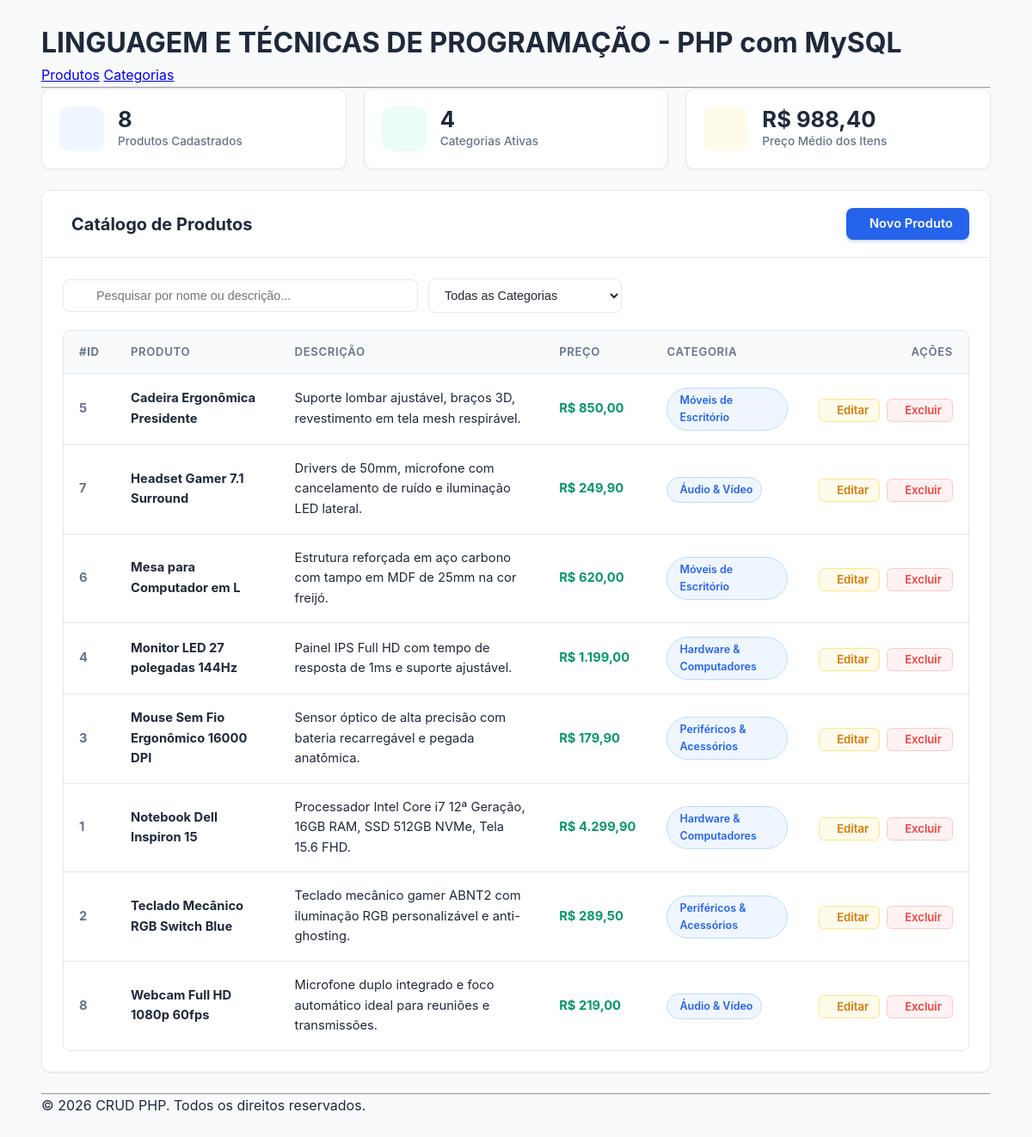
The app's page /public/index.php, older data.
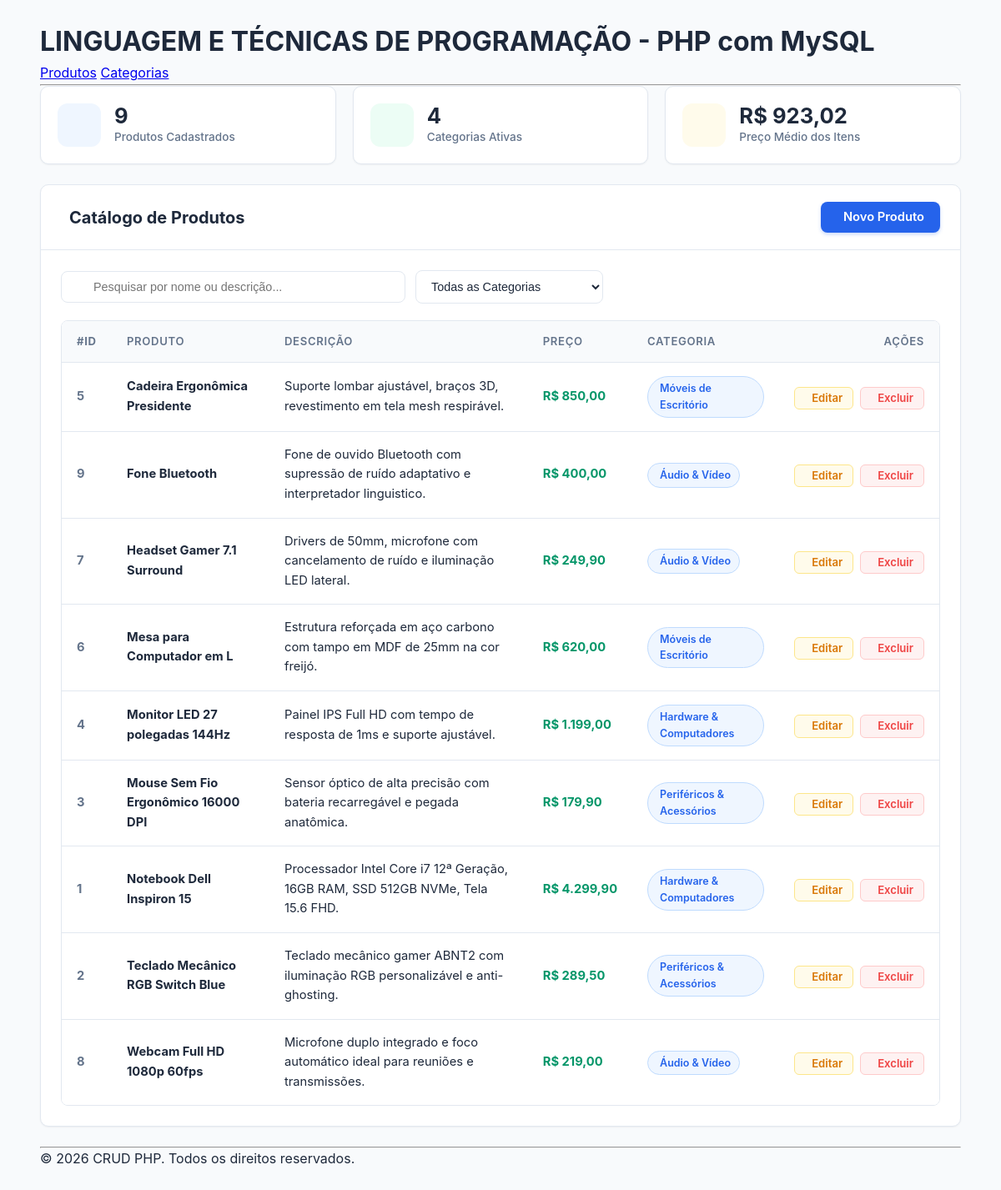
The same page, newer data.
### tables this page shows
CREATE TABLE IF NOT EXISTS produtos (
    id INT AUTO_INCREMENT PRIMARY KEY,
    nome VARCHAR(150) NOT NULL,
    descricao TEXT NULL,
    preco DECIMAL(10, 2) NOT NULL DEFAULT 0.00,
    categoria_id INT NOT NULL,
    created_at TIMESTAMP DEFAULT CURRENT_TIMESTAMP,
    CONSTRAINT fk_produtos_categorias 
        FOREIGN KEY (categoria_id) 
        REFERENCES categorias(id) 
        ON DELETE RESTRICT 
        ON UPDATE CASCADE
);

CREATE TABLE IF NOT EXISTS categorias (
    id INT AUTO_INCREMENT PRIMARY KEY,
    nome VARCHAR(100) NOT NULL,
    created_at TIMESTAMP DEFAULT CURRENT_TIMESTAMP
);

### controllers/ProdutoController.php (called while the page is built, shortened)
<?php
include_once __DIR__ . '/../config/database.php';
include_once __DIR__ . '/../models/Produto.php';
include_once __DIR__ . '/../models/Categoria.php';
class ProdutoController {
    private $produto;
    private $categoria;
    public function __construct() {
        $database = new Database();
        $this->conn = $database->getConnection();
        $this->produto = new Produto($this->conn);
        $this->categoria = new Categoria($this->conn);
    }
    public function index() {
        $stmt = $this->produto->read();
        $num = $stmt ? $stmt->rowCount() : 0;
        return ['stmt' => $stmt, 'num' => $num];
    }
    public function getCategorias() {
        $stmt = $this->categoria->read();
        return $stmt;
    }
}
?>

### config/database.php (called while the page is built, shortened)
<?php
class Database {
    private $host = "localhost";
    private $db_name = "crud_db";
    private $username = "root";
    private $password = "";
    public function getConnection(){
        $this->conn = null;
        try{
            $this->conn = new PDO("mysql:host=" . $this->host . ";dbname=" . $this->db_name, $this->username, $this->password);
            $this->conn->exec("set names utf8");
        }catch(PDOException $exception){
            echo "Erro de conexão: " . $exception->getMessage();
        }
        return $this->conn;
    }
}
?>

### models/Produto.php (called while the page is built, shortened)
<?php
class Produto {
    private $conn;
    private $table_name = "produtos";
    public function __construct($db){
        $this->conn = $db;
    }
    function read(){
        $query = "SELECT
                    c.nome as categoria_nome, p.id, p.nome, p.descricao, p.preco, p.categoria_id
                FROM
                    " . $this->table_name . " p
                    LEFT JOIN
                        categorias c
                            ON p.categoria_id = c.id
                ORDER BY
                    p.nome ASC";
        $stmt = $this->conn->prepare($query);
        $stmt->execute();
        return $stmt;
    }
}
?>

### models/Categoria.php (called while the page is built, shortened)
<?php
class Categoria {
    private $conn;
    private $table_name = "categorias";
    public function __construct($db){
        $this->conn = $db;
    }
    function read(){
        $query = "SELECT id, nome FROM " . $this->table_name . " ORDER BY nome";
        $stmt = $this->conn->prepare($query);
        $stmt->execute();
        return $stmt;
    }
}
?>

### views/produtos/index_prod.php (the view, shortened to what this page needs)
<?php
include_once __DIR__ . '/../../controllers/ProdutoController.php';
$controller = new ProdutoController();
$data = $controller->index();
$stmt = $data['stmt'];
$produtos = $stmt->fetchAll(PDO::FETCH_ASSOC);
$num = count($produtos);
$categorias_stmt = $controller->getCategorias();
$categorias = $categorias_stmt->fetchAll(PDO::FETCH_ASSOC);
$totalCategorias = count($categorias);
$precoTotal = 0;
foreach ($produtos as $p) {
    $precoTotal += floatval($p['preco']);
}
$precoMedio = $num > 0 ? ($precoTotal / $num) : 0;
include __DIR__ . '/../../views/includes/header.php';
?>
<section class="stats-grid">
    <div class="stat-card">
        <div class="stat-icon blue">
        </div>
        <div class="stat-info">
            <div class="stat-value"><?php echo $num; ?></div>
            <div class="stat-label">Produtos Cadastrados</div>
        </div>
    </div>
    <div class="stat-card">
        <div class="stat-icon green">
        </div>
        <div class="stat-info">
            <div class="stat-value"><?php echo $totalCategorias; ?></div>
            <div class="stat-label">Categorias Ativas</div>
        </div>
    </div>
    <div class="stat-card">
        <div class="stat-icon orange">
        </div>
        <div class="stat-info">
            <div class="stat-value">R$ <?php echo number_format($precoMedio, 2, ',', '.'); ?></div>
            <div class="stat-label">Preço Médio dos Itens</div>
        </div>
    </div>
</section>
<div class="card">
    <div class="card-header">
        <div class="card-title">
            <span>Catálogo de Produtos</span>
        </div>
        <a href="<?php echo $baseUrl; ?>/index.php?page=produtos&action=create" class="btn btn-primary">
            <span>Novo Produto</span>
        </a>
    </div>
    <div class="card-body">
        <div class="action-bar">
            <div class="search-filter-group">
                <div class="search-box">
                    <input type="text" id="tableSearchInput" placeholder="Pesquisar por nome ou descrição...">
                </div>
                <select id="tableCategoryFilter" class="filter-select">
                    <option value="">Todas as Categorias</option>
                </select>
            </div>
        </div>
        <?php if ($num > 0): ?>
            <div class="table-responsive">
                <table id="crudDataTable">
                    <thead>
                        <tr>
                            <th class="td-id">#ID</th>
                            <th>Produto</th>
                            <th>Descrição</th>
                            <th>Preço</th>
                            <th>Categoria</th>
                            <th class="td-actions">Ações</th>
                        </tr>
                    </thead>
                    <tbody>
                        <?php foreach ($produtos as $prod): ?>
                            <tr data-category="<?php echo htmlspecialchars($prod['categoria_nome'] ?? ''); ?>">
                                <td class="td-id"><?php echo htmlspecialchars($prod['id']); ?></td>
                                <td class="td-name">
                                    <strong><?php echo htmlspecialchars($prod['nome']); ?></strong>
                                </td>
                                <td>
                                    <?php
                                    $desc = !empty($prod['descricao']) ? htmlspecialchars($prod['descricao']) : '<span style="color:var(--text-muted); font-style:italic;">Sem descrição</span>';
                                    echo $desc;
                                    ?>
                                </td>
                                <td class="td-price">
                                    R$ <?php echo number_format($prod['preco'], 2, ',', '.'); ?>
                                </td>
                                <td>
                                    <span class="badge">
                                        <?php echo htmlspecialchars($prod['categoria_nome'] ?? 'Sem categoria'); ?>
                                    </span>
                                </td>
                                <td class="td-actions">
                                    <div class="action-buttons">
                                        <a href="<?php echo $baseUrl; ?>/index.php?page=produtos&action=edit&id=<?php echo $prod['id']; ?>"
                                           class="btn btn-sm btn-edit"
                                           title="Editar Produto">
                                            <span>Editar</span>
                                        </a>
                                        <a href="<?php echo $baseUrl; ?>/index.php?page=produtos&action=delete&id=<?php echo $prod['id']; ?>"
                                           class="btn btn-sm btn-delete"
                                           onclick="return confirm('Deseja realmente excluir o produto &quot;<?php echo htmlspecialchars(addslashes($prod['nome'])); ?>&quot;?');"
                                           title="Excluir Produto">
                                            <span>Excluir</span>
                                        </a>
                                    </div>
                                </td>
                            </tr>
                        <?php endforeach; ?>
                    </tbody>
                </table>
            </div>
        <?php endif; ?>
    </div>
</div>
<?php include __DIR__ . '/../../views/includes/footer.php'; ?>

### public/index.php (shortened to what this page needs)
<?php
$baseDir = rtrim(str_replace('\\', '/', dirname($_SERVER['SCRIPT_NAME'])), '/');
$baseUrl = $baseDir;
$page = isset($_GET["page"]) ? $_GET["page"] : "produtos";
$action = isset($_GET["action"]) ? $_GET["action"] : "index";
switch ($page) {
    case "produtos":
        switch ($action) {
            case "index":
                include __DIR__ . '/../views/produtos/index_prod.php';
                break;
        }
        break;
}

### views/includes/header.php (shortened to what this page needs)
<!DOCTYPE html>
<html lang="pt-br">
<head>
    <link rel="stylesheet" href="/crud_php/public/css/style.css">
</head>
<body>
    <div class="container">
        <h1>LINGUAGEM E TÉCNICAS DE PROGRAMAÇÃO -  PHP com MySQL</h1>
        <nav>
            <a href="/crud_php/public/index.php?page=produtos">Produtos</a>
            <a href="/crud_php/public/index.php?page=categorias">Categorias</a>
        </nav>
        <hr>

### views/includes/footer.php (shortened to what this page needs)
<hr>
        <footer>
            <p>&copy; <?php echo date("Y"); ?> CRUD PHP. Todos os direitos reservados.</p>
        </footer>
    </div>
</body>
</html>

Row changes from the older to the newer data that the page shows:
added produtos: id "9", nome "Fone Bluetooth", descricao "Fone de ouvido Bluetooth com supressão de ruído adaptativo e interpretador linguistico.", preco "400,00", categoria.nome "Áudio & Vídeo"
Text that changed along with them:
$num: "8" → "9"
$precoMedio: "988,40" → "923,02"
